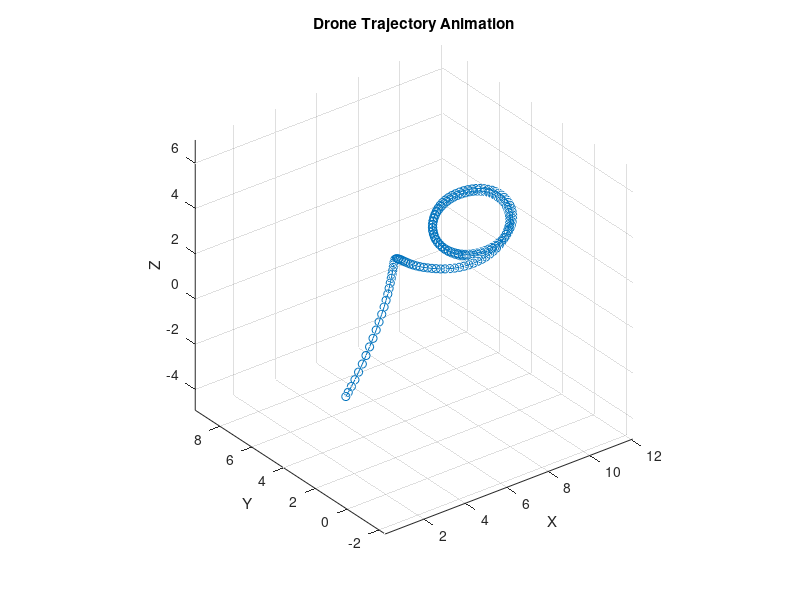
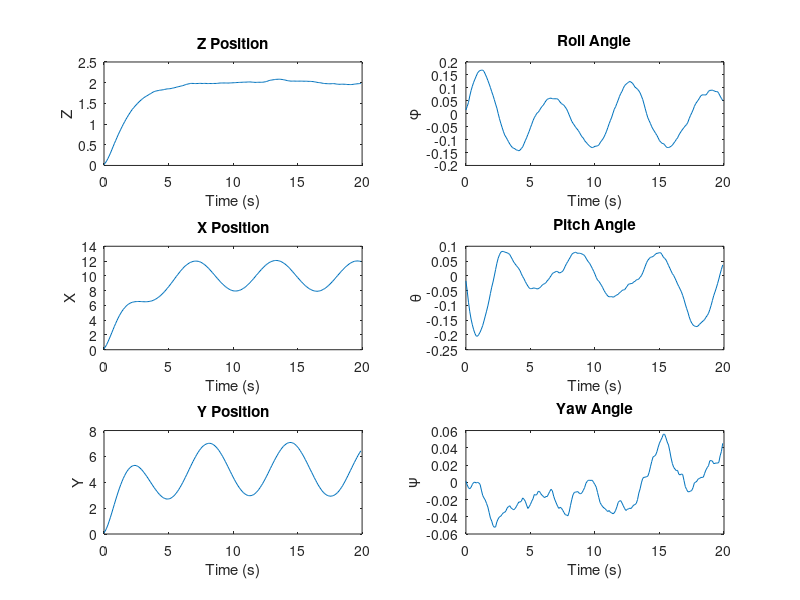

These charts were generated, in order, by the following MATLAB code: (Note: this script raises an error after producing the figures.)
clear all;
close all;
clc;

%% Parameters of drone
m = 0.6150; % mass
g = 9.81; % gravity

omega = 0.4; % We define omega = -w1-w2+w3+w4, with wi the angular velocity for each rotor.
Jx = 0.0154;
Jy = 0.0154;
Jz = 0.0309;
Jr = 0.05; % Inertia of the entire motors and rotors around the axis of the body.

a1 = (Jy - Jz) / Jx;  b1 = Jr * omega / Jx;  c1 = 1 / Jx;
a2 = (Jz - Jx) / Jy;  b2 = Jr * omega / Jy;  c2 = 1 / Jy;
a3 = (Jx - Jy) / Jz;  c3 = 1 / Jz;

%% Initialization
% Initial position, velocity, acceleration, and pose
x = 0;  x_dot = 0;
y = 0;  y_dot = 0;
z = 0;  z_dot = 0;

phi = 0;  phi_dot = 0;
theta = 0;  theta_dot = 0;
psi = 0;  psi_dot = 0;

% Target position, velocity, acceleration, and pose
xd = 10;  xd_v = 0;  xd_a = 0;
yd = 10;  yd_v = 0;  yd_a = 0;
zd = 10;  zd_v = 0;  zd_a = 0;

phid = 2;  dphid = 0;  ddphid=0;
thetad = 2;  dthetad = 0;  ddthetad=0;
psid = 0;  dpsid = 0;  ddpsid=0;

% Gains
[k1,k2,k3,k4,k5,k6,k7,k8,k9,k10,k11,k12] = deal(1);


%% Trajectory
% New trajectory parameters
a_traj_x = 5;  % The long half-axis of the elliptical trajectory
b_traj_y = 3;  % The short half-axis of an elliptical trajectory
theta_traj = pi/4;  % Angle of rotation of elliptical trajectory

% Add panning offset
x_offset = 10;
y_offset = 5;


%% Loop

num_steps = 200;
dt = 0.1;  % Adjusted time step for better animation

% Arrays to store state values
phi_array = zeros(num_steps, 1);
theta_array = zeros(num_steps, 1);
psi_array = zeros(num_steps, 1);
z_array = zeros(num_steps, 1);
x_array = zeros(num_steps, 1);
y_array = zeros(num_steps, 1);

figure;

for t = 1:num_steps
    % Adding noises to states
    x1 = phi+0.1*randn(1);
    x2 = phi_dot+0.1*randn(1);
    x3 = theta+0.1*randn(1);
    x4 = theta_dot+0.1*randn(1);
    x5 = psi+0.1*randn(1);
    x6 = psi_dot+0.1*randn(1);
    x7 = z+0*randn(1);
    x8 = z_dot+0.1*randn(1);
    x9 = x+0.1*randn(1);
    x10 = x_dot+0.1*randn(1);
    x11 = y+0.1*randn(1);
    x12 = y_dot+0.1*randn(1);
    
    % Calculate the elliptical trajectory position and add a translation offset
    xd = a_traj_x * cos(t*dt) * cos(theta_traj) - b_traj_y * sin(t*dt) * sin(theta_traj) + x_offset;
    yd = a_traj_x * cos(t*dt) * sin(theta_traj) + b_traj_y * sin(t*dt) * cos(theta_traj) + y_offset;
    zd = 2;  % A fixed height is still used here
    
    % Position system
    ez_dot = x8 - zd_v;
    e2 = x8 - zd_v + k1 * (x7 - zd);
    ex_dot = x10 - xd_v;
    e3 = x10 - xd_v + k3 * (x9 - xd);
    ey_dot = x12 - yd_v;
    e4 = x12 - yd_v + k5 * (x11 - yd);
    
    u1 = m * (g - zd_a + k1 * ez_dot + k2 * e2) / (cos(x1) * cos(x3));
    ux = m * (-xd_a + k3 * ex_dot + k4 * e3) / u1;
    uy = m * (-yd_a + k5 * ey_dot + k6 * e4) / u1;

    % Pose system
    phid = asin(ux * sin(x5) - uy * cos(x5));
    thetad = asin(ux / (cos(x1) * cos(x5)) - sin(x1) * sin(x5) / (cos(x1) * cos(x5)));
    
    ephi_dot = x2 - dphid;
    e5 = x2 - dphid + k7 * (x1 - phid);
    etheta_dot = x4 - dthetad;
    e6 = x4 - dthetad + k9 * (x3 - thetad);
    epsi_dot = x6 - dpsid;
    e7 = x6 - dpsid + k11 * (x5 - psid);
    
    u2 = (-x4 * x6 * a1 + x4 * b1 + ddphid - k7 * ephi_dot - k8 * e5) / c1;
    u3 = (-x2 * x6 * a2 + x2 * b2 + ddthetad - k9 * etheta_dot - k10 * e6) / c2;
    u4 = (-x2 * x4 * a3 + ddpsid - k11 * epsi_dot - k12 * e7) / c3;

    % Update of states
    phi_double_dot = x4 * x6 * a1 - x4 * b1 + c1 * u2;
    theta_double_dot = x2 * x6 * a2 - x2 * b2 + c2 * u3;
    psi_double_dot = x2 * x4 * a3 + c3 * u4;
    z_double_dot = g - u1 * cos(x1) * cos(x3) / m;
    x_double_dot = -u1 * ux / m;
    y_double_dot = -u1 * uy / m;

    % Euler integration to update velocities
    phi_dot = phi_dot + phi_double_dot * dt;
    theta_dot = theta_dot + theta_double_dot * dt;
    psi_dot = psi_dot + psi_double_dot * dt;
    z_dot = z_dot + z_double_dot * dt;
    x_dot = x_dot + x_double_dot * dt;
    y_dot = y_dot + y_double_dot * dt;

    % Euler integration to update states
    phi = phi + phi_dot * dt;
    theta = theta + theta_dot * dt;
    psi = psi + psi_dot * dt;
    z = z + z_dot * dt;
    x = x + x_dot * dt;
    y = y + y_dot * dt;

    % Store state values
    if t <= num_steps
        phi_array(t,1) = phi;
        theta_array(t) = theta;
        psi_array(t) = psi;
        z_array(t) = z;
        x_array(t) = x;
        y_array(t) = y;
    end

    % Plot animation
    plot3(x_array, y_array, z_array, '-o');
    xlabel('X');
    ylabel('Y');
    zlabel('Z');
    title('Drone Trajectory Animation');
    grid on;
    axis equal;
    drawnow;
end
%% Create subplots for each state variable
figure;

subplot(3, 2, 2);
plot(0:dt:(num_steps-1)*dt, phi_array, '-');
xlabel('Time (s)');
ylabel('\phi');
title('Roll Angle');

subplot(3, 2, 4);
plot(0:dt:(num_steps-1)*dt, theta_array, '-');
xlabel('Time (s)');
ylabel('\theta');
title('Pitch Angle');

subplot(3, 2, 6);
plot(0:dt:(num_steps-1)*dt, psi_array, '-');
xlabel('Time (s)');
ylabel('\psi');
title('Yaw Angle');

subplot(3, 2, 1);
plot(0:dt:(num_steps-1)*dt, z_array, '-');
xlabel('Time (s)');
ylabel('Z');
title('Z Position');

subplot(3, 2, 3);
plot(0:dt:(num_steps-1)*dt, x_array, '-');
xlabel('Time (s)');
ylabel('X');
title('X Position');

subplot(3, 2, 5);
plot(0:dt:(num_steps-1)*dt, y_array, '-');
xlabel('Time (s)');
ylabel('Y');
title('Y Position');

% Adjust the layout
sgtitle('Drone State Variables Over Time');
% Compare the final value with noise and the value disered.
disp('final value for 6 outputs');
disp(x_array(num_steps));
disp(y_array(num_steps));
disp(z_array(num_steps));
disp(phi_array(num_steps));
disp(theta_array(num_steps));
disp(psi_array(num_steps));
